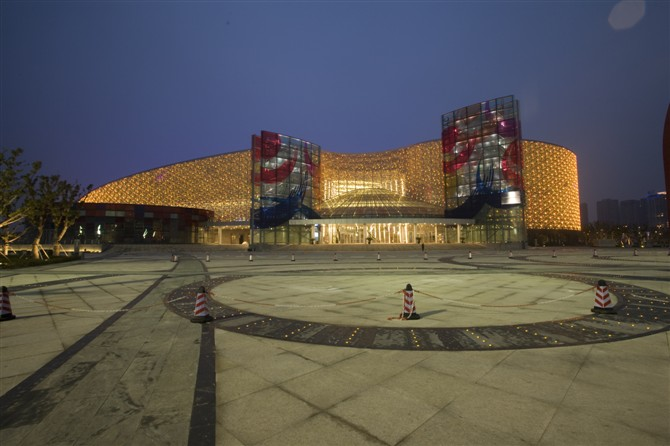
#> input picture kewen.jpeg, 670 x 446 px
$ python '我的卷积运算( 改).py'
#> lines starting #> are read from the running program, lines starting #| are printed output that depends on the picture
### convkeneral.py
import numpy as np
class Func():
    # [26 lines left out: functions bsplinelinear, bsplinecubic, haar, db2, not called in this run]

    def db3(self):
        db3 = np.array([[0.035226291882100656, -0.08544127388224149, -0.13501102001039084,
                         0.4598775021193313, 0.8068915093133388, 0.3326705529509569],
                        [-0.3326705529509569, 0.8068915093133388, -0.4598775021193313,
                         -0.13501102001039084, 0.08544127388224149, 0.035226291882100656]] / np.sqrt(2))
        return db3

    # [4 lines left out: function gauss, not called in this run]
    def gauss1(self):
        gasuss1=np.array([[1/16,2/16,1/16],[2/16,4/16,2/16],[1/16,2/16,1/16]])
        return gauss1
    def gauss2(self): #图像锐化
        gauss2=np.array([[-1,-1,-1],[-1,9,-1],[-1,-1,-1]])
        return gauss2
    def gauss3(self):          #水平梯度
        gauss3=np.array([[-1,0,1][-1,0,1],[-1,0,1]])
        return gauss3
    def gauss4(self):       #垂直梯度
        gauss4=np.array([[-1,-1,-1],[0,0,0],[1,1,1]])
        return gauss4

# [1 lines that do not run on import are left out]


#把这个文件定义成FUNC 我输入里面的矩阵名称就可使用，这些矩阵都是过滤器。明天中午给我

### 我的卷积运算( 改).py
import  numpy as np

from scipy import signal
from skimage import  io
import matplotlib.pyplot as plt
from convkeneral import Func
img=io.imread('kewen.jpeg',as_gray=True) #创建一个灰度图像
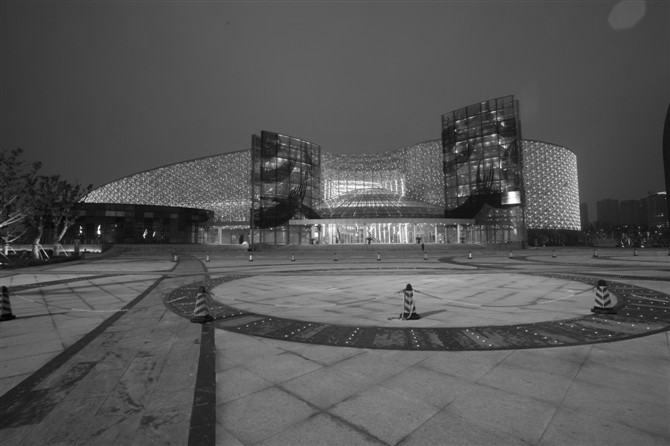
#> img: shape (446, 670) float64; min 0.000565, max 0.999, mean 0.338
class MyConvolutional():
    def __init__(self,a1,a2):
        self.a1=a1
        self.a2=a2
    # [40 lines left out: function Convolutional_array, not called in this run]

#a1是被卷积的矩阵
if __name__=="__main__" :MyConvolutional
    #a1是被卷积的矩阵
    #a2是用来卷积的矩阵

img=io.imread('kewen.jpeg',as_gray=True) #创建一个灰度图像
img=img.astype(float)
# kenerl = np.array([[-3 - 3j, 0 - 10j, +3 - 3j], [-10 + 0j, 0 + 0j, +10 + 0j], [-3 + 3j, 0 + 10j, +3 + 3j]])  # 设置一个特殊的卷积和
kenerl = Func.db3(1)


# [9 lines of commented-out code are left out]
grad=signal.convolve2d(img,kenerl,boundary='symm',mode='same') #把图像的face数组和设计好的卷积和作二维卷积运算,设计边界处理方式为symm
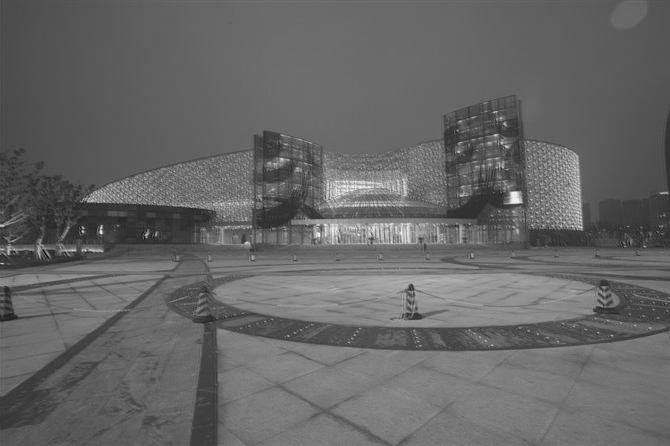
#> grad: shape (446, 670) float64; min -0.159, max 1.08, mean 0.338; drawn with min black and max white
print(grad.shape)
#| (446, 670)
fig,(ax1,ax2)=plt.subplots(1,2,figsize=(10,6)) #建立1行2列的图fig
ax1.imshow(img,cmap='gray') #显示原始的图
ax1.set_axis_off()                    #不显示坐标轴
ax2.imshow(np.absolute(grad),cmap='gray') #显示卷积后的图
ax2.set_axis_off() #不显示坐标轴

plt.show() #显示绘制好的画布
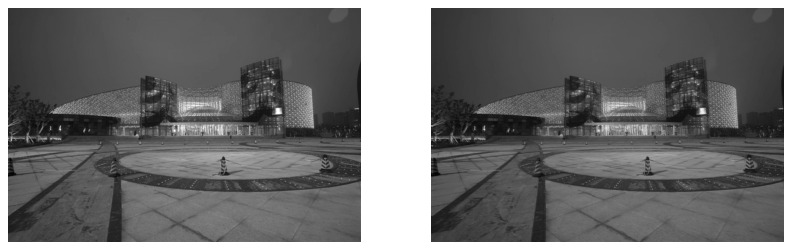
#> figure drawn by matplotlib, 2 panels

$ run again, with U.jpg copied over kewen.jpeg
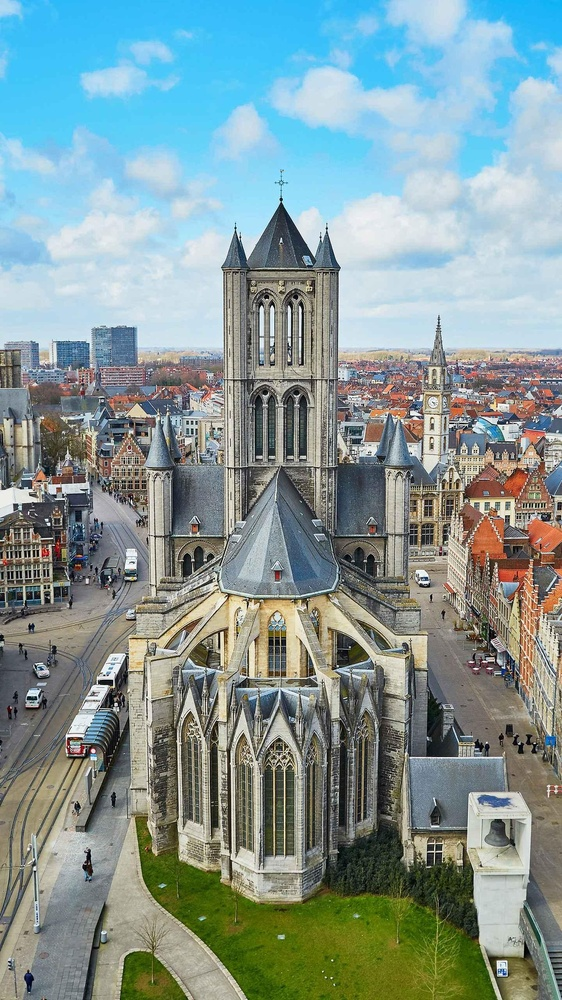
#> input picture U.jpg, 562 x 1000 px, shrunk from 1440 x 2560 before the run
#> `grad=signal.convolve2d(img,kenerl,boundary='symm',mode='same')`:
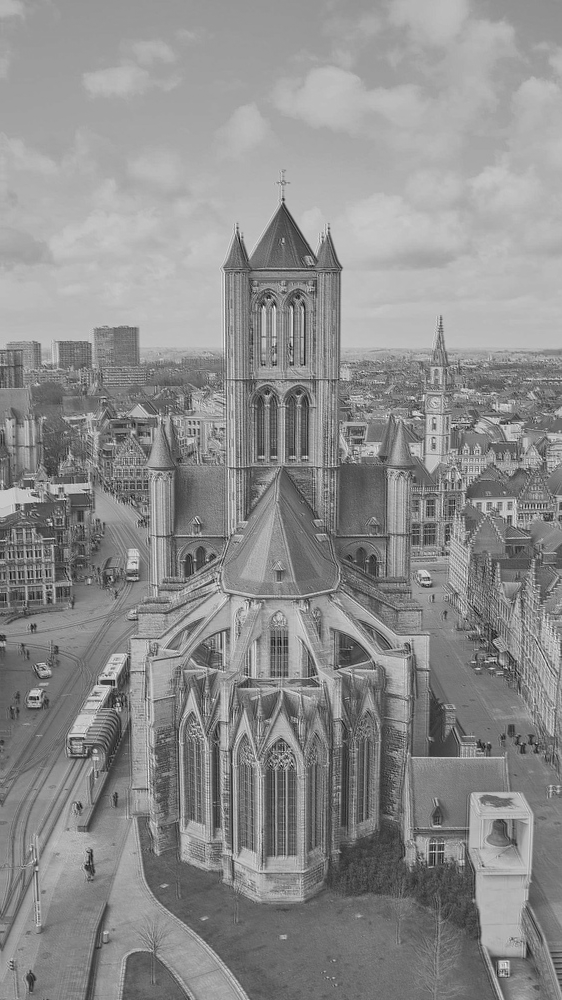
#> grad: shape (1000, 562) float64; min -0.278, max 1.27, mean 0.577; drawn with min black and max white
#| (1000, 562)
#> `plt.show()`:
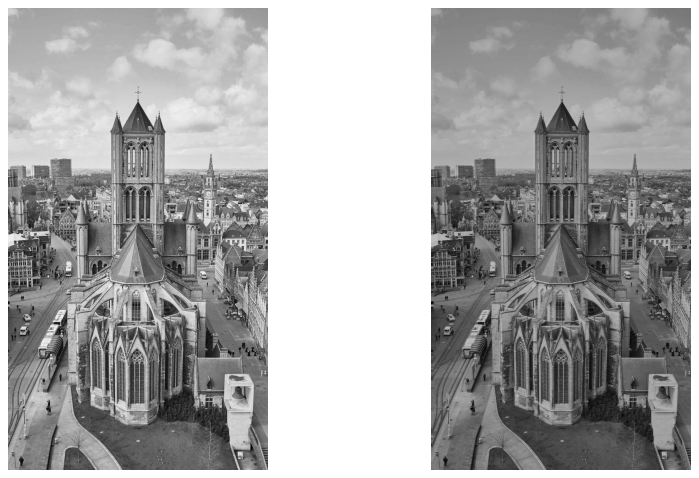
#> figure drawn by matplotlib, 2 panels
